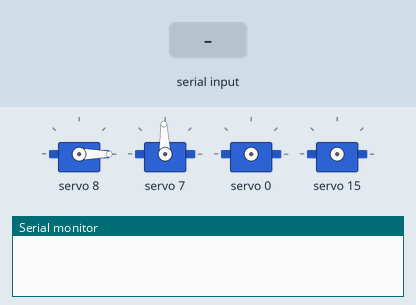
The sketch below on a simulated Arduino Uno, built with avr-gcc and run on an emulated ATmega328P. Shown: 4 × servo, the last lines printed to the serial monitor. The test bench sets the inputs (shaded band).

Above: at 1.2 s.
1.3 s: "90,45,200,10\n" received over Serial
At 2.3 s:
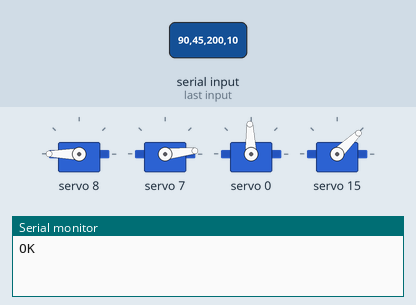
3.4 s: "30,150,10,200\n" received over Serial
At 5.1 s:
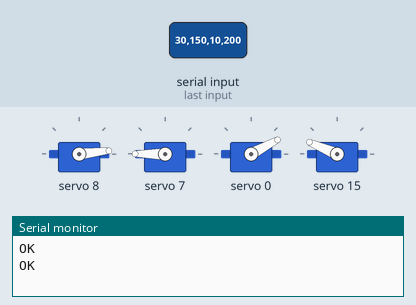
5.5 s: "90,45,200,10\n" received over Serial
At 5.77 s:
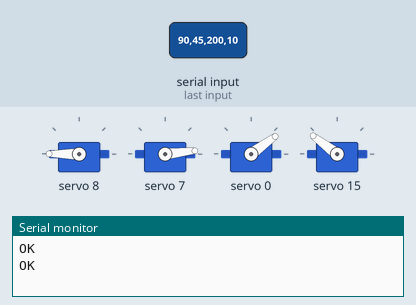
Timing chart, 0 to 8.5 s (numbered marks = the images above; inputs shaded):
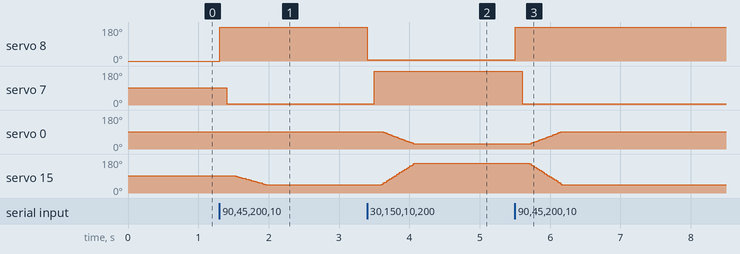

Measured:
- after the input at 1.3 s, servo 8: 0° → 180° at once; servo 7: 92° → 6° after 0.10 s; servo 15: moves from 91° to 44° over 0.44 s, starting after 0.23 s
- after the input at 3.4 s, servo 8: 180° → 6° at once; servo 7: 6° → 180° after 0.10 s; servo 0: moves from 92° to 28° over 0.46 s, starting after 0.21 s; servo 15: moves from 44° to 157° over 0.46 s, starting after 0.21 s
- after the input at 5.5 s, servo 8: 6° → 180° at once; servo 7: 180° → 6° after 0.10 s; servo 0: moves from 28° to 92° over 0.46 s, starting after 0.21 s; servo 15: moves from 157° to 44° over 0.46 s, starting after 0.21 s

The sketch:

scara_chess_helper.ino
```cpp
#include <Wire.h>
#include <Adafruit_PWMServoDriver.h>

Adafruit_PWMServoDriver pwm = Adafruit_PWMServoDriver();

// ==================================================
// CONFIGURATION
// ==================================================

const int PWM_FREQ = 60;     // Standard for analog servos
const float US_MIN = 500.0;  // Adjust if servos buzz at 0
const float US_MAX = 2500.0; // Adjust if servos buzz at 180
const int SERVO_RES = 4096;

// --- PCA9685 Channel Mapping ---
const int CH_SHOULDER = 0;   // Arm Segment 1
const int CH_ELBOW    = 15;   // Arm Segment 2
const int CH_Z        = 8;   // Up/Down Servo
const int CH_GRIP     = 7;   // Gripper Servo

// --- Current State Tracking ---
// We initialize these to 90 just for math,
// but we WON'T write to motors until Python sends data.
float currentShoulder = 90.0;
float currentElbow    = 90.0;
float currentZ        = 0.0;
float currentG        = 90.0;

// ==================================================
// HELPER FUNCTIONS
// ==================================================

// Convert Degrees to PWM Pulse
int degToPulse(float deg) {
  deg = constrain(deg, 0.0, 180.0);
  float us = US_MIN + (deg / 180.0) * (US_MAX - US_MIN);
  return (int)((us * PWM_FREQ * SERVO_RES) / 1000000.0);
}

// Set a servo immediately (for Z and Gripper)
void setServo(int channel, float deg) {
  pwm.setPWM(channel, 0, degToPulse(deg));
}

// Smoothly move the main arms (Interpolation)
void moveArmsSmooth(float targetT1, float targetT2, int steps=40, int delayMs=10) {
  // If the change is very small, just go there instantly
  if (abs(targetT1 - currentShoulder) < 1.0 && abs(targetT2 - currentElbow) < 1.0) {
    setServo(CH_SHOULDER, targetT1);
    setServo(CH_ELBOW, targetT2);
    currentShoulder = targetT1;
    currentElbow = targetT2;
    return;
  }

  for(int i=1; i<=steps; i++){
    float interpT1 = currentShoulder + (targetT1 - currentShoulder) * i / steps;
    float interpT2 = currentElbow    + (targetT2 - currentElbow) * i / steps;

    setServo(CH_SHOULDER, interpT1);
    setServo(CH_ELBOW, interpT2);
    delay(delayMs);
  }

  // Ensure final position is exact
  currentShoulder = targetT1;
  currentElbow    = targetT2;
  setServo(CH_SHOULDER, currentShoulder);
  setServo(CH_ELBOW, currentElbow);
}

// ==================================================
// COMMAND PARSING
// ==================================================

void processCommand(String cmd){
  cmd.trim();
  if(cmd.length() == 0) return;

  // Expected Format: T1, T2, Z, G
  // Example: 90.0, 45.0, 180, 180

  int ind1 = cmd.indexOf(',');
  int ind2 = cmd.indexOf(',', ind1+1);
  int ind3 = cmd.indexOf(',', ind2+1);

  if(ind1 > 0 && ind2 > 0 && ind3 > 0) {
    float t1 = cmd.substring(0, ind1).toFloat();
    float t2 = cmd.substring(ind1+1, ind2).toFloat();
    float z  = cmd.substring(ind2+1, ind3).toFloat();
    float g  = cmd.substring(ind3+1).toFloat();

    // 1. Handle Z and Gripper actions separately (Fast/Instant)
    // In a Pick/Place logic, usually Z/G happens before or after arm move.
    // However, since Python sends the specific state for this specific step,
    // we update Z and G immediately, then move arms.

    if(z != currentZ) {
       setServo(CH_Z, z);
       currentZ = z;
       delay(100); // Give Z time to move
    }

    if(g != currentG) {
       setServo(CH_GRIP, g);
       currentG = g;
       delay(100); // Give Gripper time
    }

    // 2. Move Arms Smoothly
    moveArmsSmooth(t1, t2);
  }
}

// ==================================================
// SETUP & LOOP
// ==================================================

void setup(){
  Serial.begin(115200);
  pwm.begin();
  pwm.setOscillatorFrequency(27000000);
  pwm.setPWMFreq(PWM_FREQ);
  delay(10);

  // --- SAFE STARTUP ---
  // 1. Retract Z (Lift up) so we don't hit the board
  setServo(CH_Z, 0);
  currentZ = 0;

  // 2. Open Gripper
  setServo(CH_GRIP, 90);
  currentG = 90;

  // 3. DO NOT MOVE ARMS
  // We leave CH_SHOULDER and CH_ELBOW alone.
  // They will engage only when the first command arrives.
  // Note: If your servos are powered, they might be limp until then.
}

void loop(){
  if(Serial.available()){
    String cmd = Serial.readStringUntil('\n');
    processCommand(cmd);
    Serial.println("OK"); // Ack to Python (optional but good for debugging)
  }
}
```
